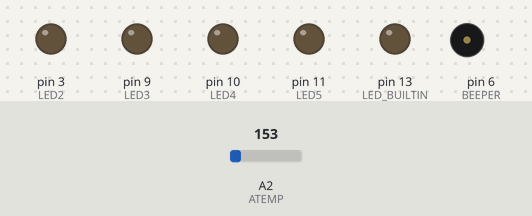
This sketch was run on a simulated Arduino Uno, built with avr-gcc and run on an emulated ATmega328P. On the bench: output pins drawn as LEDs (lit = HIGH), buzzer (waves = sounding). The test bench sets the inputs (shaded band); at power-on: A2 (ATEMP) = 153. What the sketch prints to the serial monitor is not drawn.

Above: at 0.2 s.
Timing chart, 0 to 1.7 s (numbered marks = the images above):
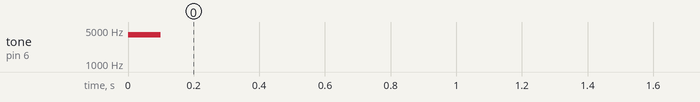

Measured:
- by itself, tone on pin 6 (BEEPER): silent → 4000 Hz at 0.00 s, → silent 0.10 s later

The sketch:

ARPS2-Intro-5-Analog-Input.ino
```cpp
/*
Project:  ARPS-Intro-5-Analog-Input
Activity: mirobo.tech/arps-intro-5
Date:     February 4, 2025

This introductory programming activity for the mirobo.tech ARPS2 circuit
demonstrates analog input and serial output for data output or to assist
in debugging. This activity requires either the temperature sensor or the
voltage divider resistors R20 and R21 to be installed in ARPS2.

Additional program analysis and programming activities examine temperature
calculations, float numeric types, and conversion between numeric types.

See the https://mirobo.tech/arps website for additional ARPS2
resources, programming activities, and starter programs.
*/

// ARPS2 Educational Starter I/O devices
const int SW2 = 0;      // Pushbuttons SW2 and SW3 are fully supported on
const int SW3 = 1;      // Arduino UNO R4 Minima and Arduino UNO R4 WiFi
const int SW4 = 2;      // Pushbuttons SW4 and SW5 work on all Arduino UNO
const int SW5 = 4;      // circuit boards

const int LED2 = 3;     // ARPS2 LEDs
const int LED3 = 9;
const int LED4 = 10;
const int LED5 = 11;

const int BEEPER = 6;   // ARPS2 Piezo beeper LS1

// Pre-defined Arduino UNO LED
// LED_BUILTIN (D13)    // On-board LED (shared with H2 and SONAR TRIG)

// ARPS2 optional analog input devices
const int Q1 = A0;      // Left floor/line sensor phototransistor
const int Q2 = A1;      // Right line sensor phototransistor
const int Q3 = A1;      // Right floor sensor phototransistor
const int ATEMP = A2;   // Analog temperature sensor U1
const int ADIV = A3;    // Analog voltage divider (R20/R21) tap
const int AH1 = A4;     // Analog input from header H1 (shared with D18)
const int AH4 = A5;     // Analog input from header H4 (shared with D19)

// Define program variables
int SW2State;
int SW3State;
int SW4State;
int SW5State;

int dec0;           // Decimal number digit 0 - ones digit (LSB)
int dec1;           // Decimal number digit 1 - tens digit
int dec2;           // Decimal number digit 2 - hundreds digit
int rawTemp;        // Raw/analog temperature conversion result
int rawVolts;       // Raw/analog voltage divider conversion result
int tempDegC;       // Temperature in degrees C
float volts;        // Voltage divider output voltage

void setup() {
  Serial.begin(9600);   // Start the serial port at 9600 bps for UNO R3
  // Serial.begin(115200); // Start the serial port at 115200 bps for UNO R4

  pinMode(SW2,INPUT_PULLUP);
  pinMode(SW3,INPUT_PULLUP);
  pinMode(SW4,INPUT_PULLUP);
  pinMode(SW5,INPUT_PULLUP);
  pinMode(LED2,OUTPUT);
  pinMode(LED3,OUTPUT);
  pinMode(LED4,OUTPUT);
  pinMode(LED5,OUTPUT);
  pinMode(BEEPER,OUTPUT);
  pinMode(LED_BUILTIN,OUTPUT);

  pinMode(ATEMP,INPUT);
  pinMode(ADIV,INPUT);

  tone(BEEPER,4000,100);  // Say hello!
}

void loop() {
  // Read temperature input
  rawTemp = analogRead(ATEMP);

  // Send results to the serial monitor
  Serial.println(rawTemp);

  delay(1000);
}

// Convert an 8-bit binary number to 3 decimal digits
void binToDec(unsigned char bin)
{
  dec0 = bin;             // Store number in ones digit
  dec1 = 0;               // Clear tens digit
  dec2 = 0;               // Clear hundreds digit

  // Count hundreds digits in dec2 variable
  while(dec0 >= 100) {
      dec2 ++;
      dec0 = dec0 - 100;
  }
  // Count tens digits in dec1 variable, dec0 will contain remaining ones
  while(dec0 >= 10) {
      dec1 ++;
      dec0 = dec0 - 10;
  }
}

/* Learn More -- Program Analysis Activities

1.  Let's use this program to learn how to process analog data from
    a temperature sensor or a voltage divider (to do this, your ARPS2
    needs ot have U1 installed to measure the temperature, or have
    resistors R20 and R21 installed to measure an external potential
    applied to the battery input of the screw terminal strip). Arduino
    boards provide an incredibly useful debugging tool in the form of
    a serial port (passed through the USB connection), which allows
    their microcontroller to send data to the Arduino IDE.

    To start and configure the serial port, a new function call has
    been added to the setup() function of this program:

  Serial.begin(9600);   // Start the serial port at 9600 bps for UNO R3

    The number inside the brackets (9600) refers to the speed, in bits
    per second, of the data that will be sent through the serial port.
    Both the microcontroller and the Arduino IDE have to be set to the
    same data rate, commonly called 'baud' rate, for the two to be able
    to communicate successfully. The Arduino UNO R3 should use this
    relatively slow rate. The newer microcontrollers used in the
    Arduino UNO R4 family can be set to communicate at 115200 bits/s
    (baud), over 10x faster than its older sibling.

    How can we use the serial data? The main loop() of the program
    consists of the following statements:

  // Read temperature input
  rawTemp = analogRead(VTMP);

  // Send results to the serial monitor
  Serial.println(rawTemp);

  delay(1000);

    The 'analogRead()' function converts the voltage on the selected
    ADC (analog-to-digital converter) pin to a numeric equivalent,
    and the 'Serial.println(rawTemp);' statement prints this value to
    the serial port for display in the Arduino IDE.

    Build and upload the program into your circuit, and then click on
    the Serial Monitor icon at the top right of the Arduino IDE screen.
    A Serial Monitor tab should open beside the output tab at the bottom
    of the Arduino IDE screen, and a new number representing the ADC
    conversion result should appear in the Serial Monitor every second.

    What are your results? Grab and hold the temperature sensor with
    your fingers to warm it up. How do your results change? Try it
    with the Serial Plotter as well. How does it show the results?

2.  The ADC in the Arduino UNO quantizes input voltages between 0V and
    5V into 10-bit binary values representing the input voltage. How
    many different states or numbers can be represented using ten
    binary digits? What range of numbers do you expect the temperature
    (or any other ADC conversion result) to be within?

3.  The sensitivity of an ADC circuit can be expressed as the amount
    of input potential corresponding to a single bit change in the
    output result. For the Arduino UNO family, the input voltage range
    is 0V to 5V, and you know the number of output states (from above).

    Calculate the ADC sensitivity, in units of mV/bit, by dividing the
    input voltage range by the number of output states. It tells you
    how much the input must change by to get a single digit output
    change.

4.  The analog temperature sensor used in the ARPS2 circuit has a
    temperature coefficient of 10mV/°C. This means that its output
    voltage will increase by 10mV for every 1°C rise in temperature.
    The sensor also an output voltage offset to allows its minimum
    measurable temperature to be less than 0°C.

    In order to obtain a useful temmperature from it, we will need to
    develop an algrithm that factors in both its temperature
    coefficient as well as its voltage offset. The first part, its
    temperature coefficient, will need to be scaled to the ADC's
    sensitivity (the mV/bit value calculated above). The scale factor
    can be obtained by dividing the sensor's temperature coefficient
    by the ADC sensitivity:

    10mV/°C / mV/bit

    Try this with your calculated ADC sensitivity. The result you
    get should be close to 2. This means that for every 1°C change
    in temperature, there will be an approximately 2-digit change in
    the ADC output value. Or, expressed another way, every single-
    digit change in the ADC value corresponds to roughly 0.5°C of
    temprature change.

    Next, we can factor in the voltage offset. It should be as simple
    as subtracting an offset value from the raw data before scaling
    the data. Using a single offset value will provide a result that
    is close to the actual temperature over a reasonable range of
    inputs. For increased accuracy it is usually necessary to
    individually calibrate each circuit over a range of expected
    temperatures and accurately scale both outputs and offsets, but
    we don't need to go to that effort here.

    For the MCP9700A temperature sensor shown in the ARPS2 schematic,
    and when used with Arduino UNO R3, try a value of 100 for the
    offset. For Arduino UNO R4, try 127 to start.

    If you're simulating the APRS circuit using Tinkercad, the offset
    required for the TMP36 temperature sensor is easy to find. Simply
    adjust the temperature to 0°C (after clicking on the sensor), and
    then use the raw conversion result obtained as the offset!

    Add the temperature conversion calculation, below, to the program
    right below the the analogRead() function:

  tempDegC = (rawTemp - 100) / 2;   // Based on MCP9700A and Arduino UNO R3

    Next, replace the single Serial.println() function with the
    following lines:

  Serial.print("rawTemp: ");
  Serial.print(rawTemp);
  Serial.print("\t");
  Serial.print("Temp: ");
  Serial.print(tempDegC);
  Serial.println("C");

    Rather than just outputting a number, these functions build a
    line of text, starting with the string "rawTemp: ", and adding
    the value of temperature variable after it. The '\t' character
    adds a tab to space elements apart, and the very last statement,
    Serial.println("C"); adds a new line after the current line of
    text (this is represented by the 'ln' at the end of 'println').

    Upload the program to your APRS, and adjust the voltage offset in
    your program to calibrate your sensor to the current temperature.
    Then, heat and cool your sensor to see its response.

5.  The values of the voltage divider resistors in the ARPS2 circuit
    were chosen so that input voltages of greater than 5V will be
    reduced to less than 5V in order to prevent damage to the ADC.
    Calculating the battery voltage can be done in a manner similar
    to the previously developed algorithm for temperature but, in this
    case, it needs to factor in the voltage divider ratio. The output
    of the voltage divider resistors can be calculated using the
    voltage divider formula:

    Vout = Vin * ( Rout / ( Rout + Rdiv ))

    Assuming the use of 1.24k and 5.1k voltage divider resistors, as
    shown in the ARPS2 schematic diagram, and a voltage input of 6V,
    the output across the 1.24k output resistor (Rout) will be 1.173V
    (safely within the 5V maximum ADC input value), as shown below:

    1.173V = 6V * (1.24 / (1.24 + 5.1 ))

    Since the resistor values are fixed, an input voltage will be
    scaled in the same way, and using just the resistor values from
    the equation above will provide the voltage divider ratio:

    Vdiv-ratio = (1.24 / ( 1.24 + 5.1 )) = 0.196

    Every input voltage will be scaled to roughly 1/5 of its value,
    allowing voltages of up to approximately 25V to be measured by
    ARPS2. Knowing this, the ADC output value corresponding to any
    input voltage should be able to be determined by scaling the input
    by the voltage divider ratio, and then dividing by the ADC
    sensitivity, like this:

    ADCvalue = Vin * Vdiv-ratio / ADC sensitivity

    With a 6V input to ARPS2, and the calculated voltage divider ratio
    and ADC sensitivity calculated earlier, you should be able to
    determine that the output 240 will be used to represent to 6V.

    Knowing the real input voltage and having determined its output
    value, it will be easy to find a scale factor that converts the
    ADC output to an actual voltage:

    Vdiv scale = ADC output / ADC input (V)
               = 240 / 6V
               = 40

    Let's try it in the program. Add the following lines to the loop()
    function of your program (before the Serial output statements).

  // Read voltage divider and convert to volts
  rawVolts = analogRead(ADIV);
  volts = float(rawVolts) / 40;

    Add this new code to your program, and also add instructions to
    print the rawVolts and volts variables to the serial monitor. To
    take actual voltage measurements, your ARPS2 and Arduino will
    need to be powered using an external power supply connected to
    the DC inputs of the ARPS2 screw terminal strip. Do that now, and
    then upload the program to view the results. Does the voltage
    reading in the Serial Monitor match the input voltage?

6.  Whether or not your ARPS2 has its voltage divider resistors
    installed, the previous example includes an important numeric
    type conversion statement that it would be good to understand.
    To start, comment out the line that assigns rawVolts from the
    ADC, and add a new line to assign a fixed value of 238 below it:

  // rawVolts = analogRead(ADIV);
  rawVolts = 238;
  volts = float(rawVolts) / 40;

    Run the program. The output in the Serial Monitor should read
    5.95 volts.

    Next, remove the float conversion function from the volts
    calculation so that the line reads like this:

  volts = rawVolts / 40;

    Run the program again. What is the voltage output now?

    The 'volts' variable was defined as a 'float' type at the top of
    the program. What variable type is the 'rawVolts' variable? Do
    you think the number 40 is the same type? What type will the
    result of a division of these two numeric types be?

    To ensure the accuracy of the result in this case, the dividend
    (rawVolts) must become a float type before division, as was done
    with the float() conversion function. Return the float() function
    to the program and ensure it works properly again.

7.  This program contains a binToDec() function that demonstrates a
    simple method of converting an 8-bit binary value into three,
    separate decimal digit variables. A function like this might be
    useful if a value needs to be displayed as individual digits on
    a 7-segment display, for example.

    Can you figure out how the function works? Explain the function,
    or create a flow chart to describe its operation.

Programming Activities

1.  Create a program that uses the binToDec() function to convert
    the temperature into three separate digits and then displays the
    digits in succession on as binary numbers on ARPS2's LEDs.

2.  Extend the binToDec() function so that it is able to convert a
    larger integer, such as the 10-bit ADC result, into four decimal
    digits.

3.  Analog input values above or below chosen thresholds can be used
    to trigger other actions, or to provide very simple indications
    of state. One of the features of the ARPS2 circuit is its break-
    away optical floor sensor modules which are designed to make it
    easy for beginners to build it into a simple floor sensing or
    line-following robot.

    Create two new program functions, one each for the left and right
    floor sensors, that will return a Boolean state representing the
    status of that floor sensor to the calling code. For example,
    a function to determine if the left floor sensor detects the
    presence of the floor could be implemented like this:

    if leftFloor() == true ...

4.  Create a function that could be used by a robot control program
    to determine when its battery voltage drops below a critical
    threshold. As an exammple, a Sumo robot powered by 4-AA batteries
    (nominally producing 6V) could alert its human handler when the
    battery voltage drops below 5.6V, limiting its ability to push
    an opponent out of the Sumo ring.

5.  Analog inputs can be used to control analog output devices, either
    directly, or after processing the input value in some way. For
    example, a potentiometer connected to one of ARPS2's header pins
    could be used to generate variable-width PWM pulses to control
    the brightness of LEDs, or the speed of a motor.

    An Arduino function that can be very helpful in implementing
    algorithms that need to convert values between different analog
    ranges is the map() function. Look up the map() function in the
    Arduino documentation to see how it can be used.

    Use the map() function to create an algorithm to control the speed
    of ventillation fans in a greenhouse. The greenhouse owner has
    installed a temperature sensor in the greenhouse and would like
    to have the ventillation fans running at 10% speed when the
    inside temperature reaches 20°C, and ramp up to 100% speed at a
    temperature of 28°C. This means the fans should be running at
    approximately 2/3 speed (66%) at a temperature of 25°C.

6.  While a simple line-following robot can be made by sensing floor
    phototransistors and activating motors digitally (i.e. if the line
    is present, turn a motor on), a much better way to control a line-
    following robot is by using analog control. The amount of light
    reflected by the floor (and line) can be read as analog values
    from the two line/floor sensor phototransistors, and these values
    can then be converted to become analog motor speed values for the
    robot's left and right motors.

    Plan, implement, and test a line-following robot program. You will
    need to consider what happens when neither line sensor detects the
    line, and you might want to implement some sort of sensor
    calibration if the left and right line sensor phototransistors
    give different results.
*/
```
